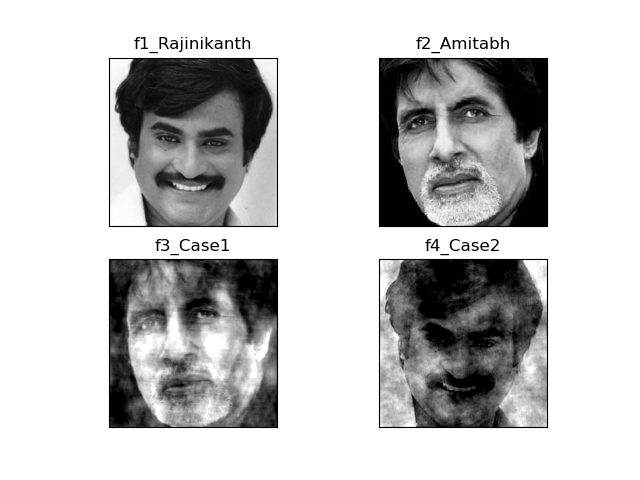

Write the Python code that produced this figure.
# -*- coding: utf-8 -*-
"""
Created on Thur Sept 05 16:44:22 2019

@author: Personal
"""

import cv2
import numpy as np
from matplotlib import pyplot as plt
from matplotlib.widgets import RadioButtons
import matplotlib.image as mpimg

def dft(a,n):
    x,y=np.meshgrid(np.arange(0,a.shape[0],1),np.arange(0,n,1))
    dftm=np.exp(-((1j*np.pi*2*x*y)/n))
    mm=np.zeros((n,a.shape[0]),dtype=complex)
    nn=np.zeros((a.shape[1],n),dtype=complex)
    image2=np.zeros((n,n),dtype=complex)
    mm=np.matmul(dftm,a)
    nn=np.transpose(mm)
    image2=np.matmul(dftm,nn)
    image2=np.transpose(image2)
    return image2
def idft(b,p):
    ifft=np.conjugate(b)
    ifft=dft(ifft,p)/(p*p)
    ifft=np.conjugate(ifft)
    ifft=ifft.real.astype(dtype=int)
    return ifft

img1 = cv2.imread("ImagesForAssignment3/Rajinikanth.jpg", cv2.IMREAD_GRAYSCALE)
img2 = cv2.imread("ImagesForAssignment3/Amitabh.jpg", cv2.IMREAD_GRAYSCALE)

dft_img1 = dft(img1, img1.shape[0])
dft_img2 = dft(img2, img2.shape[0])


mag1=np.abs(dft_img1)
phase1=np.angle(dft_img1)

mag2=np.abs(dft_img2)
phase2=np.angle(dft_img2)

#case1
f3 = idft(mag1*np.exp(1j*phase2), mag1.shape[0])

#case2
f4 = idft(mag2*np.exp(1j*phase1), mag2.shape[0])

plt.subplot(221)
plt.imshow(img1, cmap = 'gray', vmin = 0, vmax = 255)
plt.title("f1_Rajinikanth"),plt.xticks([]),plt.yticks([])

plt.subplot(222)
plt.imshow(img2, cmap = 'gray', vmin = 0, vmax = 255)
plt.title("f2_Amitabh"),plt.xticks([]),plt.yticks([])

plt.subplot(223)
plt.imshow(f3, cmap ='gray', vmin= 0, vmax= 255)
plt.title("f3_Case1"),plt.xticks([]),plt.yticks([])

plt.subplot(224)
plt.imshow(f4, cmap ='gray', vmin= 0, vmax= 255)
plt.title("f4_Case2"),plt.xticks([]),plt.yticks([])
